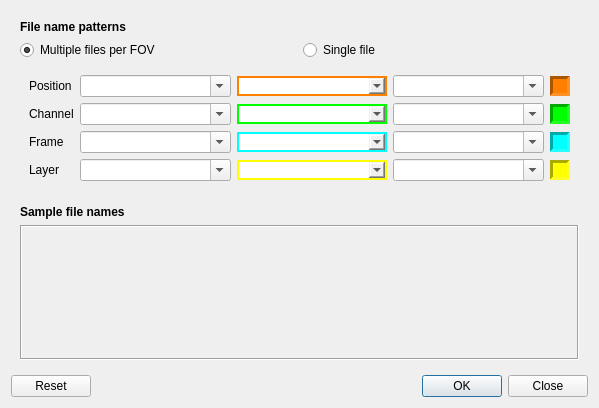
<?xml version="1.0" encoding="UTF-8"?>
<ui version="4.0">
 <class>RawData2FOV</class>
 <widget class="QDialog" name="RawData2FOV">
  <property name="geometry">
   <rect>
    <x>0</x>
    <y>0</y>
    <width>599</width>
    <height>408</height>
   </rect>
  </property>
  <property name="windowTitle">
   <string>Dialog</string>
  </property>
  <layout class="QHBoxLayout" name="horizontalLayout">
   <item>
    <widget class="QWidget" name="container" native="true">
     <property name="sizePolicy">
      <sizepolicy hsizetype="Expanding" vsizetype="Expanding">
       <horstretch>0</horstretch>
       <verstretch>0</verstretch>
      </sizepolicy>
     </property>
     <layout class="QVBoxLayout" name="container_layout">
      <property name="leftMargin">
       <number>0</number>
      </property>
      <property name="topMargin">
       <number>0</number>
      </property>
      <property name="rightMargin">
       <number>0</number>
      </property>
      <property name="bottomMargin">
       <number>0</number>
      </property>
      <item>
       <widget class="QWidget" name="control_widgets" native="true">
        <property name="sizePolicy">
         <sizepolicy hsizetype="Expanding" vsizetype="Expanding">
          <horstretch>0</horstretch>
          <verstretch>0</verstretch>
         </sizepolicy>
        </property>
        <layout class="QVBoxLayout" name="verticalLayout">
         <item>
          <widget class="QLabel" name="label">
           <property name="styleSheet">
            <string notr="true">font: bold;</string>
           </property>
           <property name="text">
            <string>File name patterns</string>
           </property>
          </widget>
         </item>
         <item>
          <layout class="QHBoxLayout" name="horizontalLayout_2">
           <item>
            <widget class="QRadioButton" name="multiple_files">
             <property name="text">
              <string notr="true">Multiple files per FOV</string>
             </property>
             <property name="checked">
              <bool>true</bool>
             </property>
            </widget>
           </item>
           <item>
            <widget class="QRadioButton" name="single_file">
             <property name="text">
              <string>Single file</string>
             </property>
            </widget>
           </item>
          </layout>
         </item>
         <item>
          <widget class="QWidget" name="patterns_widget" native="true">
           <layout class="QVBoxLayout" name="patterns_layout">
            <item>
             <widget class="QWidget" name="pos_widget" native="true">
              <property name="sizePolicy">
               <sizepolicy hsizetype="Expanding" vsizetype="Minimum">
                <horstretch>0</horstretch>
                <verstretch>0</verstretch>
               </sizepolicy>
              </property>
              <layout class="QHBoxLayout" name="pos_layout">
               <property name="leftMargin">
                <number>0</number>
               </property>
               <property name="topMargin">
                <number>0</number>
               </property>
               <property name="rightMargin">
                <number>0</number>
               </property>
               <property name="bottomMargin">
                <number>0</number>
               </property>
               <item>
                <widget class="QLabel" name="position">
                 <property name="sizePolicy">
                  <sizepolicy hsizetype="Fixed" vsizetype="Fixed">
                   <horstretch>0</horstretch>
                   <verstretch>0</verstretch>
                  </sizepolicy>
                 </property>
                 <property name="minimumSize">
                  <size>
                   <width>45</width>
                   <height>0</height>
                  </size>
                 </property>
                 <property name="text">
                  <string notr="true">Position</string>
                 </property>
                </widget>
               </item>
               <item>
                <widget class="QComboBox" name="pos_left">
                 <property name="sizePolicy">
                  <sizepolicy hsizetype="Expanding" vsizetype="Fixed">
                   <horstretch>0</horstretch>
                   <verstretch>0</verstretch>
                  </sizepolicy>
                 </property>
                 <property name="editable">
                  <bool>true</bool>
                 </property>
                 <property name="currentText">
                  <string notr="true"/>
                 </property>
                </widget>
               </item>
               <item>
                <widget class="QComboBox" name="pos_pattern">
                 <property name="sizePolicy">
                  <sizepolicy hsizetype="Expanding" vsizetype="Fixed">
                   <horstretch>0</horstretch>
                   <verstretch>0</verstretch>
                  </sizepolicy>
                 </property>
                 <property name="styleSheet">
                  <string notr="true">border: 2px solid rgb(255, 127, 0);</string>
                 </property>
                 <property name="editable">
                  <bool>true</bool>
                 </property>
                 <property name="currentText">
                  <string notr="true"/>
                 </property>
                </widget>
               </item>
               <item>
                <widget class="QComboBox" name="pos_right">
                 <property name="sizePolicy">
                  <sizepolicy hsizetype="Expanding" vsizetype="Fixed">
                   <horstretch>0</horstretch>
                   <verstretch>0</verstretch>
                  </sizepolicy>
                 </property>
                 <property name="editable">
                  <bool>true</bool>
                 </property>
                </widget>
               </item>
               <item>
                <widget class="QLabelClickable" name="pos_colour">
                 <property name="sizePolicy">
                  <sizepolicy hsizetype="Fixed" vsizetype="Fixed">
                   <horstretch>20</horstretch>
                   <verstretch>20</verstretch>
                  </sizepolicy>
                 </property>
                 <property name="minimumSize">
                  <size>
                   <width>20</width>
                   <height>20</height>
                  </size>
                 </property>
                 <property name="styleSheet">
                  <string notr="true">background-color: rgb(255, 127, 0);</string>
                 </property>
                 <property name="frameShape">
                  <enum>QFrame::Panel</enum>
                 </property>
                 <property name="frameShadow">
                  <enum>QFrame::Sunken</enum>
                 </property>
                 <property name="lineWidth">
                  <number>3</number>
                 </property>
                 <property name="text">
                  <string/>
                 </property>
                </widget>
               </item>
              </layout>
             </widget>
            </item>
            <item>
             <widget class="QWidget" name="c_widget" native="true">
              <property name="sizePolicy">
               <sizepolicy hsizetype="Expanding" vsizetype="Minimum">
                <horstretch>0</horstretch>
                <verstretch>0</verstretch>
               </sizepolicy>
              </property>
              <layout class="QHBoxLayout" name="c_layout">
               <property name="spacing">
                <number>6</number>
               </property>
               <property name="leftMargin">
                <number>0</number>
               </property>
               <property name="topMargin">
                <number>0</number>
               </property>
               <property name="rightMargin">
                <number>0</number>
               </property>
               <property name="bottomMargin">
                <number>0</number>
               </property>
               <item>
                <widget class="QLabel" name="Channel">
                 <property name="sizePolicy">
                  <sizepolicy hsizetype="Fixed" vsizetype="Fixed">
                   <horstretch>0</horstretch>
                   <verstretch>0</verstretch>
                  </sizepolicy>
                 </property>
                 <property name="minimumSize">
                  <size>
                   <width>45</width>
                   <height>0</height>
                  </size>
                 </property>
                 <property name="text">
                  <string notr="true">Channel</string>
                 </property>
                </widget>
               </item>
               <item>
                <widget class="QComboBox" name="c_left">
                 <property name="sizePolicy">
                  <sizepolicy hsizetype="Expanding" vsizetype="Fixed">
                   <horstretch>0</horstretch>
                   <verstretch>0</verstretch>
                  </sizepolicy>
                 </property>
                 <property name="editable">
                  <bool>true</bool>
                 </property>
                 <property name="currentText">
                  <string notr="true"/>
                 </property>
                </widget>
               </item>
               <item>
                <widget class="QComboBox" name="c_pattern">
                 <property name="sizePolicy">
                  <sizepolicy hsizetype="Expanding" vsizetype="Fixed">
                   <horstretch>0</horstretch>
                   <verstretch>0</verstretch>
                  </sizepolicy>
                 </property>
                 <property name="styleSheet">
                  <string notr="true">border: 2px solid rgb(0, 255, 0);</string>
                 </property>
                 <property name="editable">
                  <bool>true</bool>
                 </property>
                 <property name="currentText">
                  <string notr="true"/>
                 </property>
                </widget>
               </item>
               <item>
                <widget class="QComboBox" name="c_right">
                 <property name="sizePolicy">
                  <sizepolicy hsizetype="Expanding" vsizetype="Fixed">
                   <horstretch>0</horstretch>
                   <verstretch>0</verstretch>
                  </sizepolicy>
                 </property>
                 <property name="editable">
                  <bool>true</bool>
                 </property>
                </widget>
               </item>
               <item>
                <widget class="QLabelClickable" name="c_colour">
                 <property name="sizePolicy">
                  <sizepolicy hsizetype="Fixed" vsizetype="Fixed">
                   <horstretch>20</horstretch>
                   <verstretch>20</verstretch>
                  </sizepolicy>
                 </property>
                 <property name="minimumSize">
                  <size>
                   <width>20</width>
                   <height>20</height>
                  </size>
                 </property>
                 <property name="styleSheet">
                  <string notr="true">background-color: rgb(0, 255, 0);</string>
                 </property>
                 <property name="frameShape">
                  <enum>QFrame::Panel</enum>
                 </property>
                 <property name="frameShadow">
                  <enum>QFrame::Sunken</enum>
                 </property>
                 <property name="lineWidth">
                  <number>3</number>
                 </property>
                 <property name="text">
                  <string/>
                 </property>
                </widget>
               </item>
              </layout>
             </widget>
            </item>
            <item>
             <widget class="QWidget" name="t_widget" native="true">
              <property name="sizePolicy">
               <sizepolicy hsizetype="Expanding" vsizetype="Minimum">
                <horstretch>0</horstretch>
                <verstretch>0</verstretch>
               </sizepolicy>
              </property>
              <layout class="QHBoxLayout" name="t_layout">
               <property name="leftMargin">
                <number>0</number>
               </property>
               <property name="topMargin">
                <number>0</number>
               </property>
               <property name="rightMargin">
                <number>0</number>
               </property>
               <property name="bottomMargin">
                <number>0</number>
               </property>
               <item>
                <widget class="QLabel" name="Frame">
                 <property name="sizePolicy">
                  <sizepolicy hsizetype="Fixed" vsizetype="Fixed">
                   <horstretch>0</horstretch>
                   <verstretch>0</verstretch>
                  </sizepolicy>
                 </property>
                 <property name="minimumSize">
                  <size>
                   <width>45</width>
                   <height>0</height>
                  </size>
                 </property>
                 <property name="text">
                  <string notr="true">Frame</string>
                 </property>
                </widget>
               </item>
               <item>
                <widget class="QComboBox" name="t_left">
                 <property name="sizePolicy">
                  <sizepolicy hsizetype="Expanding" vsizetype="Fixed">
                   <horstretch>0</horstretch>
                   <verstretch>0</verstretch>
                  </sizepolicy>
                 </property>
                 <property name="editable">
                  <bool>true</bool>
                 </property>
                 <property name="currentText">
                  <string notr="true"/>
                 </property>
                </widget>
               </item>
               <item>
                <widget class="QComboBox" name="t_pattern">
                 <property name="sizePolicy">
                  <sizepolicy hsizetype="Expanding" vsizetype="Fixed">
                   <horstretch>0</horstretch>
                   <verstretch>0</verstretch>
                  </sizepolicy>
                 </property>
                 <property name="styleSheet">
                  <string notr="true">border: 2px solid rgb(0, 255, 255);</string>
                 </property>
                 <property name="editable">
                  <bool>true</bool>
                 </property>
                 <property name="currentText">
                  <string notr="true"/>
                 </property>
                </widget>
               </item>
               <item>
                <widget class="QComboBox" name="t_right">
                 <property name="sizePolicy">
                  <sizepolicy hsizetype="Expanding" vsizetype="Fixed">
                   <horstretch>0</horstretch>
                   <verstretch>0</verstretch>
                  </sizepolicy>
                 </property>
                 <property name="editable">
                  <bool>true</bool>
                 </property>
                </widget>
               </item>
               <item>
                <widget class="QLabelClickable" name="t_colour">
                 <property name="sizePolicy">
                  <sizepolicy hsizetype="Fixed" vsizetype="Fixed">
                   <horstretch>20</horstretch>
                   <verstretch>20</verstretch>
                  </sizepolicy>
                 </property>
                 <property name="minimumSize">
                  <size>
                   <width>20</width>
                   <height>20</height>
                  </size>
                 </property>
                 <property name="styleSheet">
                  <string notr="true">background-color: rgb(0, 255, 255);</string>
                 </property>
                 <property name="frameShape">
                  <enum>QFrame::Panel</enum>
                 </property>
                 <property name="frameShadow">
                  <enum>QFrame::Sunken</enum>
                 </property>
                 <property name="lineWidth">
                  <number>3</number>
                 </property>
                 <property name="text">
                  <string/>
                 </property>
                </widget>
               </item>
              </layout>
             </widget>
            </item>
            <item>
             <widget class="QWidget" name="z_widget" native="true">
              <property name="sizePolicy">
               <sizepolicy hsizetype="Expanding" vsizetype="Minimum">
                <horstretch>0</horstretch>
                <verstretch>0</verstretch>
               </sizepolicy>
              </property>
              <layout class="QHBoxLayout" name="z_layout">
               <property name="leftMargin">
                <number>0</number>
               </property>
               <property name="topMargin">
                <number>0</number>
               </property>
               <property name="rightMargin">
                <number>0</number>
               </property>
               <property name="bottomMargin">
                <number>0</number>
               </property>
               <item>
                <widget class="QLabel" name="Layer">
                 <property name="sizePolicy">
                  <sizepolicy hsizetype="Fixed" vsizetype="Fixed">
                   <horstretch>0</horstretch>
                   <verstretch>0</verstretch>
                  </sizepolicy>
                 </property>
                 <property name="minimumSize">
                  <size>
                   <width>45</width>
                   <height>0</height>
                  </size>
                 </property>
                 <property name="text">
                  <string notr="true">Layer</string>
                 </property>
                </widget>
               </item>
               <item>
                <widget class="QComboBox" name="z_left">
                 <property name="sizePolicy">
                  <sizepolicy hsizetype="Expanding" vsizetype="Fixed">
                   <horstretch>0</horstretch>
                   <verstretch>0</verstretch>
                  </sizepolicy>
                 </property>
                 <property name="editable">
                  <bool>true</bool>
                 </property>
                 <property name="currentText">
                  <string notr="true"/>
                 </property>
                </widget>
               </item>
               <item>
                <widget class="QComboBox" name="z_pattern">
                 <property name="sizePolicy">
                  <sizepolicy hsizetype="Expanding" vsizetype="Fixed">
                   <horstretch>0</horstretch>
                   <verstretch>0</verstretch>
                  </sizepolicy>
                 </property>
                 <property name="styleSheet">
                  <string notr="true">border: 2px solid rgb(255, 255, 0);</string>
                 </property>
                 <property name="editable">
                  <bool>true</bool>
                 </property>
                 <property name="currentText">
                  <string notr="true"/>
                 </property>
                </widget>
               </item>
               <item>
                <widget class="QComboBox" name="z_right">
                 <property name="sizePolicy">
                  <sizepolicy hsizetype="Expanding" vsizetype="Fixed">
                   <horstretch>0</horstretch>
                   <verstretch>0</verstretch>
                  </sizepolicy>
                 </property>
                 <property name="editable">
                  <bool>true</bool>
                 </property>
                </widget>
               </item>
               <item>
                <widget class="QLabelClickable" name="z_colour">
                 <property name="sizePolicy">
                  <sizepolicy hsizetype="Fixed" vsizetype="Fixed">
                   <horstretch>20</horstretch>
                   <verstretch>20</verstretch>
                  </sizepolicy>
                 </property>
                 <property name="minimumSize">
                  <size>
                   <width>20</width>
                   <height>20</height>
                  </size>
                 </property>
                 <property name="styleSheet">
                  <string notr="true">background-color: rgb(255, 255, 0);</string>
                 </property>
                 <property name="frameShape">
                  <enum>QFrame::Panel</enum>
                 </property>
                 <property name="frameShadow">
                  <enum>QFrame::Sunken</enum>
                 </property>
                 <property name="lineWidth">
                  <number>3</number>
                 </property>
                 <property name="text">
                  <string/>
                 </property>
                </widget>
               </item>
              </layout>
             </widget>
            </item>
           </layout>
          </widget>
         </item>
        </layout>
       </widget>
      </item>
      <item>
       <widget class="QWidget" name="samples_widget" native="true">
        <property name="sizePolicy">
         <sizepolicy hsizetype="Minimum" vsizetype="Expanding">
          <horstretch>0</horstretch>
          <verstretch>0</verstretch>
         </sizepolicy>
        </property>
        <layout class="QVBoxLayout" name="samples_layout">
         <property name="topMargin">
          <number>0</number>
         </property>
         <item>
          <widget class="QLabel" name="samples_box_title">
           <property name="sizePolicy">
            <sizepolicy hsizetype="Expanding" vsizetype="Preferred">
             <horstretch>0</horstretch>
             <verstretch>0</verstretch>
            </sizepolicy>
           </property>
           <property name="styleSheet">
            <string notr="true">font: bold;</string>
           </property>
           <property name="text">
            <string>Sample file names</string>
           </property>
           <property name="alignment">
            <set>Qt::AlignLeading|Qt::AlignLeft|Qt::AlignVCenter</set>
           </property>
          </widget>
         </item>
         <item>
          <widget class="QFrame" name="sample_list">
           <property name="sizePolicy">
            <sizepolicy hsizetype="MinimumExpanding" vsizetype="Expanding">
             <horstretch>0</horstretch>
             <verstretch>0</verstretch>
            </sizepolicy>
           </property>
           <property name="frameShape">
            <enum>QFrame::Box</enum>
           </property>
           <property name="frameShadow">
            <enum>QFrame::Sunken</enum>
           </property>
           <layout class="QVBoxLayout" name="sample_list_layout">
            <item>
             <widget class="QLabel" name="sample1">
              <property name="sizePolicy">
               <sizepolicy hsizetype="MinimumExpanding" vsizetype="Preferred">
                <horstretch>0</horstretch>
                <verstretch>0</verstretch>
               </sizepolicy>
              </property>
             </widget>
            </item>
            <item>
             <widget class="QLabel" name="sample2">
              <property name="sizePolicy">
               <sizepolicy hsizetype="MinimumExpanding" vsizetype="Preferred">
                <horstretch>0</horstretch>
                <verstretch>0</verstretch>
               </sizepolicy>
              </property>
             </widget>
            </item>
            <item>
             <widget class="QLabel" name="sample3">
              <property name="sizePolicy">
               <sizepolicy hsizetype="MinimumExpanding" vsizetype="Preferred">
                <horstretch>0</horstretch>
                <verstretch>0</verstretch>
               </sizepolicy>
              </property>
             </widget>
            </item>
            <item>
             <widget class="QLabel" name="sample4">
              <property name="sizePolicy">
               <sizepolicy hsizetype="MinimumExpanding" vsizetype="Preferred">
                <horstretch>0</horstretch>
                <verstretch>0</verstretch>
               </sizepolicy>
              </property>
             </widget>
            </item>
            <item>
             <widget class="QLabel" name="sample5">
              <property name="sizePolicy">
               <sizepolicy hsizetype="MinimumExpanding" vsizetype="Preferred">
                <horstretch>0</horstretch>
                <verstretch>0</verstretch>
               </sizepolicy>
              </property>
             </widget>
            </item>
           </layout>
          </widget>
         </item>
        </layout>
       </widget>
      </item>
      <item>
       <widget class="QDialogButtonBox" name="buttonBox">
        <property name="orientation">
         <enum>Qt::Horizontal</enum>
        </property>
        <property name="standardButtons">
         <set>QDialogButtonBox::Close|QDialogButtonBox::Ok|QDialogButtonBox::Reset</set>
        </property>
       </widget>
      </item>
     </layout>
    </widget>
   </item>
  </layout>
 </widget>
 <customwidgets>
  <customwidget>
   <class>QLabelClickable</class>
   <extends>QLabel</extends>
   <header>qlabelclickable.h</header>
   <slots>
    <signal>clicked()</signal>
   </slots>
  </customwidget>
 </customwidgets>
 <resources/>
 <connections>
  <connection>
   <sender>pos_left</sender>
   <signal>currentTextChanged(QString)</signal>
   <receiver>RawData2FOV</receiver>
   <slot>change_sample_style()</slot>
   <hints>
    <hint type="sourcelabel">
     <x>185</x>
     <y>52</y>
    </hint>
    <hint type="destinationlabel">
     <x>153</x>
     <y>3</y>
    </hint>
   </hints>
  </connection>
  <connection>
   <sender>c_left</sender>
   <signal>currentTextChanged(QString)</signal>
   <receiver>RawData2FOV</receiver>
   <slot>change_sample_style()</slot>
   <hints>
    <hint type="sourcelabel">
     <x>214</x>
     <y>81</y>
    </hint>
    <hint type="destinationlabel">
     <x>167</x>
     <y>8</y>
    </hint>
   </hints>
  </connection>
  <connection>
   <sender>t_left</sender>
   <signal>currentTextChanged(QString)</signal>
   <receiver>RawData2FOV</receiver>
   <slot>change_sample_style()</slot>
   <hints>
    <hint type="sourcelabel">
     <x>151</x>
     <y>117</y>
    </hint>
    <hint type="destinationlabel">
     <x>209</x>
     <y>-3</y>
    </hint>
   </hints>
  </connection>
  <connection>
   <sender>z_left</sender>
   <signal>currentTextChanged(QString)</signal>
   <receiver>RawData2FOV</receiver>
   <slot>change_sample_style()</slot>
   <hints>
    <hint type="sourcelabel">
     <x>201</x>
     <y>142</y>
    </hint>
    <hint type="destinationlabel">
     <x>151</x>
     <y>7</y>
    </hint>
   </hints>
  </connection>
  <connection>
   <sender>pos_pattern</sender>
   <signal>currentTextChanged(QString)</signal>
   <receiver>RawData2FOV</receiver>
   <slot>change_sample_style()</slot>
   <hints>
    <hint type="sourcelabel">
     <x>349</x>
     <y>56</y>
    </hint>
    <hint type="destinationlabel">
     <x>222</x>
     <y>11</y>
    </hint>
   </hints>
  </connection>
  <connection>
   <sender>c_pattern</sender>
   <signal>currentTextChanged(QString)</signal>
   <receiver>RawData2FOV</receiver>
   <slot>change_sample_style()</slot>
   <hints>
    <hint type="sourcelabel">
     <x>308</x>
     <y>86</y>
    </hint>
    <hint type="destinationlabel">
     <x>215</x>
     <y>10</y>
    </hint>
   </hints>
  </connection>
  <connection>
   <sender>t_pattern</sender>
   <signal>currentTextChanged(QString)</signal>
   <receiver>RawData2FOV</receiver>
   <slot>change_sample_style()</slot>
   <hints>
    <hint type="sourcelabel">
     <x>280</x>
     <y>111</y>
    </hint>
    <hint type="destinationlabel">
     <x>259</x>
     <y>5</y>
    </hint>
   </hints>
  </connection>
  <connection>
   <sender>z_pattern</sender>
   <signal>currentTextChanged(QString)</signal>
   <receiver>RawData2FOV</receiver>
   <slot>change_sample_style()</slot>
   <hints>
    <hint type="sourcelabel">
     <x>369</x>
     <y>141</y>
    </hint>
    <hint type="destinationlabel">
     <x>294</x>
     <y>5</y>
    </hint>
   </hints>
  </connection>
  <connection>
   <sender>pos_right</sender>
   <signal>currentTextChanged(QString)</signal>
   <receiver>RawData2FOV</receiver>
   <slot>change_sample_style()</slot>
   <hints>
    <hint type="sourcelabel">
     <x>457</x>
     <y>58</y>
    </hint>
    <hint type="destinationlabel">
     <x>389</x>
     <y>1</y>
    </hint>
   </hints>
  </connection>
  <connection>
   <sender>c_right</sender>
   <signal>currentTextChanged(QString)</signal>
   <receiver>RawData2FOV</receiver>
   <slot>change_sample_style()</slot>
   <hints>
    <hint type="sourcelabel">
     <x>487</x>
     <y>82</y>
    </hint>
    <hint type="destinationlabel">
     <x>416</x>
     <y>8</y>
    </hint>
   </hints>
  </connection>
  <connection>
   <sender>t_right</sender>
   <signal>currentTextChanged(QString)</signal>
   <receiver>RawData2FOV</receiver>
   <slot>change_sample_style()</slot>
   <hints>
    <hint type="sourcelabel">
     <x>510</x>
     <y>110</y>
    </hint>
    <hint type="destinationlabel">
     <x>461</x>
     <y>-7</y>
    </hint>
   </hints>
  </connection>
  <connection>
   <sender>z_right</sender>
   <signal>currentTextChanged(QString)</signal>
   <receiver>RawData2FOV</receiver>
   <slot>change_sample_style()</slot>
   <hints>
    <hint type="sourcelabel">
     <x>534</x>
     <y>139</y>
    </hint>
    <hint type="destinationlabel">
     <x>488</x>
     <y>-2</y>
    </hint>
   </hints>
  </connection>
  <connection>
   <sender>pos_colour</sender>
   <signal>clicked()</signal>
   <receiver>RawData2FOV</receiver>
   <slot>choose_colour()</slot>
   <hints>
    <hint type="sourcelabel">
     <x>564</x>
     <y>58</y>
    </hint>
    <hint type="destinationlabel">
     <x>596</x>
     <y>23</y>
    </hint>
   </hints>
  </connection>
  <connection>
   <sender>c_colour</sender>
   <signal>clicked()</signal>
   <receiver>RawData2FOV</receiver>
   <slot>choose_colour()</slot>
   <hints>
    <hint type="sourcelabel">
     <x>559</x>
     <y>90</y>
    </hint>
    <hint type="destinationlabel">
     <x>592</x>
     <y>68</y>
    </hint>
   </hints>
  </connection>
  <connection>
   <sender>t_colour</sender>
   <signal>clicked()</signal>
   <receiver>RawData2FOV</receiver>
   <slot>choose_colour()</slot>
   <hints>
    <hint type="sourcelabel">
     <x>569</x>
     <y>114</y>
    </hint>
    <hint type="destinationlabel">
     <x>547</x>
     <y>6</y>
    </hint>
   </hints>
  </connection>
  <connection>
   <sender>z_colour</sender>
   <signal>clicked()</signal>
   <receiver>RawData2FOV</receiver>
   <slot>choose_colour()</slot>
   <hints>
    <hint type="sourcelabel">
     <x>559</x>
     <y>140</y>
    </hint>
    <hint type="destinationlabel">
     <x>590</x>
     <y>136</y>
    </hint>
   </hints>
  </connection>
  <connection>
   <sender>buttonBox</sender>
   <signal>clicked(QAbstractButton*)</signal>
   <receiver>RawData2FOV</receiver>
   <slot>button_clicked(QAbstractButton*)</slot>
   <hints>
    <hint type="sourcelabel">
     <x>361</x>
     <y>335</y>
    </hint>
    <hint type="destinationlabel">
     <x>4</x>
     <y>166</y>
    </hint>
   </hints>
  </connection>
  <connection>
   <sender>multiple_files</sender>
   <signal>released()</signal>
   <receiver>RawData2FOV</receiver>
   <slot>change_sample_style()</slot>
   <hints>
    <hint type="sourcelabel">
     <x>157</x>
     <y>48</y>
    </hint>
    <hint type="destinationlabel">
     <x>299</x>
     <y>203</y>
    </hint>
   </hints>
  </connection>
  <connection>
   <sender>single_file</sender>
   <signal>released()</signal>
   <receiver>RawData2FOV</receiver>
   <slot>change_sample_style()</slot>
   <hints>
    <hint type="sourcelabel">
     <x>441</x>
     <y>48</y>
    </hint>
    <hint type="destinationlabel">
     <x>299</x>
     <y>203</y>
    </hint>
   </hints>
  </connection>
 </connections>
 <slots>
  <slot>change_sample_style()</slot>
  <slot>choose_colour()</slot>
  <slot>button_clicked(QAbstractButton*)</slot>
 </slots>
</ui>
